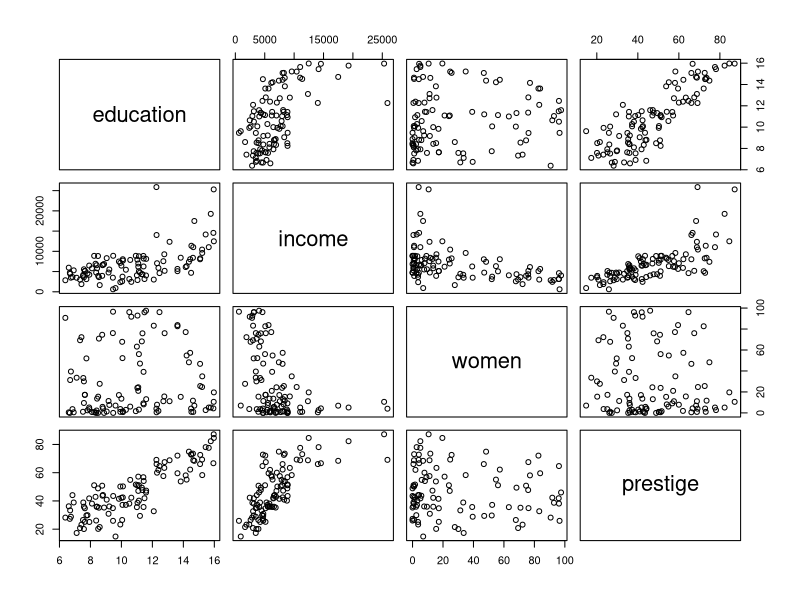
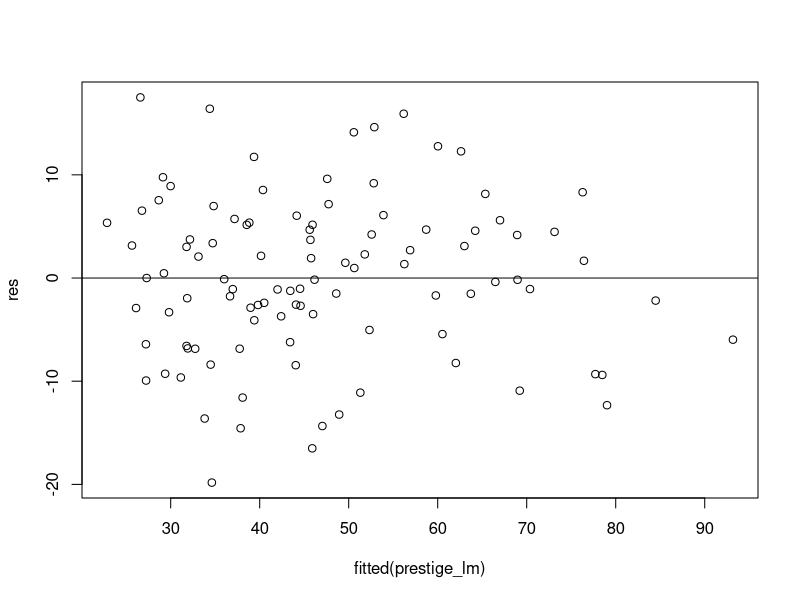
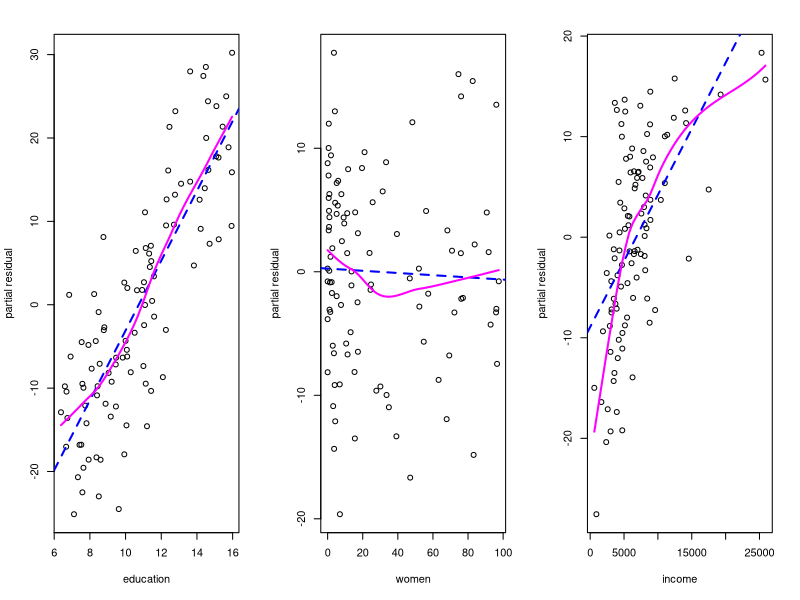
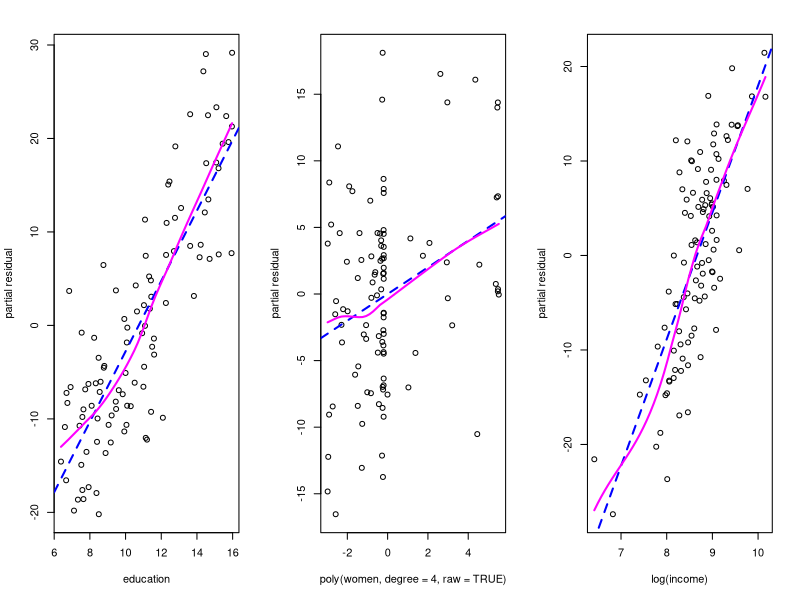

Recreate these plots in R, in order. (Note: this script raises an error after producing the figures.)
## ---- chunk 1
knitr::opts_chunk$set(echo = TRUE)
issue_due_date <- format(seq.Date( Sys.Date(), length=2, by='7 days'),  '%B %d %Y')
issue_due_date <- paste(issue_due_date, "11:59 PM")
## ---- chunk 2
x<-seq(00.25,2.5, 0.25)
y<-c(1.42,1.39,1.55,1.89,2.43,3.15,4.05,5.15,6.43,7.89)
s_o_poly<-lm(y~x+I(x^2), data=data.frame(x,y))
## ---- chunk 3
summary(s_o_poly)
## ---- chunk 4
summary(s_o_poly)
## ---- chunk 5
r_student<-rstudent(s_o_poly)
sort(r_student, decreasing = TRUE)
## ---- chunk 6
z <- x - mean(x)
(centered_lm <- lm(y ~ z+ I(z ^ 2), data = data.frame(z,y)))
## ---- chunk 7
w_1 <- (x-mean(x))/sqrt(sum((x-mean(x))^2))
d <- x^2
w_2 <- (d-mean(d))/sqrt(sum((d-mean(d))^2))
W_mod1 <-cbind(w_1,w_2)

w_1_z <- (z-mean(z))/sqrt(sum((z-mean(z))^2))
d_z <- z^2
w_2_z <- (d_z-mean(d_z))/sqrt(sum((d_z-mean(d_z))^2))
W_mod2 <- cbind(w_1_z,w_2_z)
## ---- chunk 8
t(W_mod1)%*%W_mod1
t(W_mod2)%*%W_mod2
## ---- chunk 9
solve(t(W_mod1)%*%W_mod1)
solve(t(W_mod2)%*%W_mod2)
## ---- chunk 10
library(carData)
head(Prestige)
# We can see that the indexes are:
# prestige = 4
# education = 1 
# income = 2
# women = 3
## ---- chunk 11
pairs(Prestige[,1:4])
## ---- chunk 12
prestige_lm <- lm(prestige ~ education + women + income, data = Prestige)
res <- resid(prestige_lm)
plot(fitted(prestige_lm), res)
abline(0,0)
## ---- chunk 13
car::crPlots(prestige_lm, ylab = "partial residual", layout = c(1, 3), grid = FALSE, main = "")
trans_prestige_lm <- lm(prestige ~ education + poly(women,degree = 4,raw=TRUE) + log(income), data = Prestige)
car::crPlots(trans_prestige_lm, ylab = "partial residual", layout = c(1, 3), grid = FALSE, main = "")
## ---- chunk 14
x_2_3<-seq(0,2*pi, length=40)
epsilon <- rnorm(40)
y_2_3<-2*sin(x_2_3)+epsilon
## ---- chunk 15
knitr::include_graphics("./kernel_smoother.png")
## ---- chunk 16
smooth_b_02<-KernSmooth::locpoly(x_2_3, y_2_3, degree = 0, kernel = "normal", bandwidth = 0.2)
smooth_b_1<-KernSmooth::locpoly(x_2_3, y_2_3, degree = 0, kernel = "normal", bandwidth = 1)
smooth_b_100<-KernSmooth::locpoly(x_2_3, y_2_3, degree = 0, kernel = "normal", bandwidth = 100)

t<-seq(0,40,0.1)
t_y <- 2*sin(t)

plot(x_2_3,y_2_3, pch=19, xlab="x", ylab="f(x) + epsilon")
lines(smooth_b_02,col="blue", lwd=1.8)
lines(smooth_b_1,col="green", lwd=1.8)
lines(smooth_b_100,col="yellow", lwd=1.8)
lines(t,t_y, col="red", lwd=1.8)
title("Gaussian Kernel")
legend(0,-1.5,c("true","b=0.2","b=1","b=100"), lwd=c(2,2), col=c("red","blue","green", "yellow"),cex=0.6)
## ---- chunk 17
smooth_b_02<-KernSmooth::locpoly(x_2_3, y_2_3, degree = 1, kernel = "normal", bandwidth = 0.2)
smooth_b_1<-KernSmooth::locpoly(x_2_3, y_2_3, degree = 1, kernel = "normal", bandwidth = 1)
smooth_b_100<-KernSmooth::locpoly(x_2_3, y_2_3, degree = 1, kernel = "normal", bandwidth = 100)

t<-seq(0,40,0.1)
t_y <- 2*sin(t)

plot(x_2_3,y_2_3, pch=19, xlab="x", ylab="f(x) + epsilon",cex=1.2)
lines(smooth_b_02,col="blue", lwd=1.5)
lines(smooth_b_1,col="green", lwd=1.5)
lines(smooth_b_100,col="yellow", lwd=1.5)
lines(t,t_y, col="red", lwd=1.5)
title("Gaussian Kernel")
legend(0,-1.5,c("true","b=0.2","b=1","b=100"), lwd=c(2,2), col=c("red","blue","green", "yellow"),cex=0.6)
## ---- chunk 18
smooth_b_02<-KernSmooth::locpoly(x_2_3, y_2_3, degree = 2, kernel = "normal", bandwidth = 0.2)
smooth_b_1<-KernSmooth::locpoly(x_2_3, y_2_3, degree = 2, kernel = "normal", bandwidth = 1)
smooth_b_100<-KernSmooth::locpoly(x_2_3, y_2_3, degree = 2, kernel = "normal", bandwidth = 100)

t<-seq(0,40,0.1)
t_y <- 2*sin(t)

plot(x_2_3,y_2_3, pch=19, xlab="x", ylab="f(x) + epsilon",cex=1.2)
lines(smooth_b_02,col="blue", lwd=1.5)
lines(smooth_b_1,col="green", lwd=1.5)
lines(smooth_b_100,col="yellow", lwd=1.5)
lines(t,t_y, col="red", lwd=1.5)
title("Gaussian Kernel")
legend(0,-1.5,c("true","b=0.2","b=1","b=100"), lwd=c(2,2), col=c("red","blue","green", "yellow"),cex=0.6)
## ---- chunk 19
plot(x_2_3,y_2_3, pch=19, xlab="x", ylab="f(x) + epsilon",cex=1.2)
lines(x_2_3,loess(y_2_3 ~ x_2_3, span = 0.2)$fitted,col="blue") 
lines(x_2_3,loess(y_2_3 ~ x_2_3, span = 0.5)$fitted,col="green")
lines(x_2_3,loess(y_2_3 ~ x_2_3, span = 0.9)$fitted,col="yellow")
lines(t,t_y, col="red", lwd=1.5)
title("LOESS")
legend(0,-1.5,c("true","a=0.2","a=0.5","a=0.9"), lwd=c(2,2), col=c("red","blue","green", "yellow"),cex=0.6)
